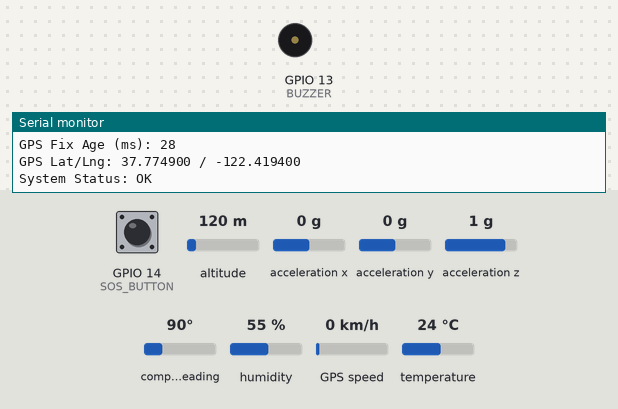
Bench run of a sketch on a simulated ESP32. Shown: buzzer (waves = sounding, pin HIGH), the last lines printed to the serial monitor. Wiring (inferred from the names in the program): MPU-6050 motion sensor at I2C address 0x68. Inputs (shaded band) come from the test bench; at power-on: temperature 24 °C, GPIO 14 (SOS_BUTTON) HIGH, altitude 120 m, acceleration x 0 g, acceleration y 0 g, acceleration z 1 g, compass heading 90°, humidity 55 %, GPS speed 0 km/h. WiFi joins after 1.5 s; servers stay silent unless stated; uploads are accepted with an empty reply; the GPS gets a fix after 3 s at 37.7749, -122.4194 with 8 satellites.

Above: at 4.7 s.
4.8 s: temperature set to 39 °C
6.3 s: temperature set to 42 °C
At 7.81 s:
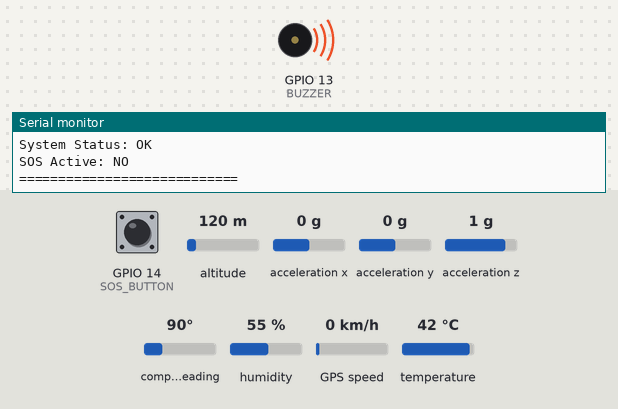
12.3 s: GPIO 14 (SOS_BUTTON) pulled LOW for 1 s
At 13.3 s:
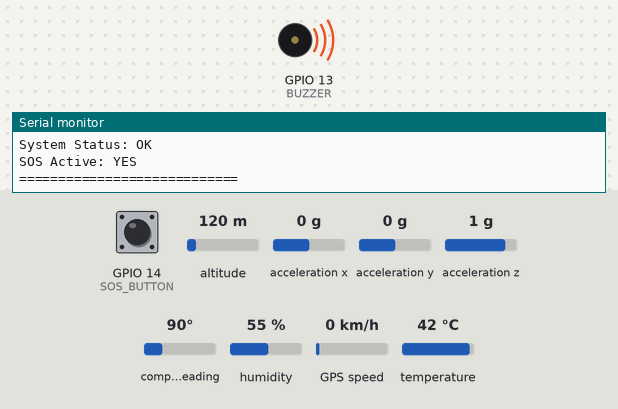
14.8 s: GPIO 14 (SOS_BUTTON) pulled LOW for 0.15 s
At 16.7 s:
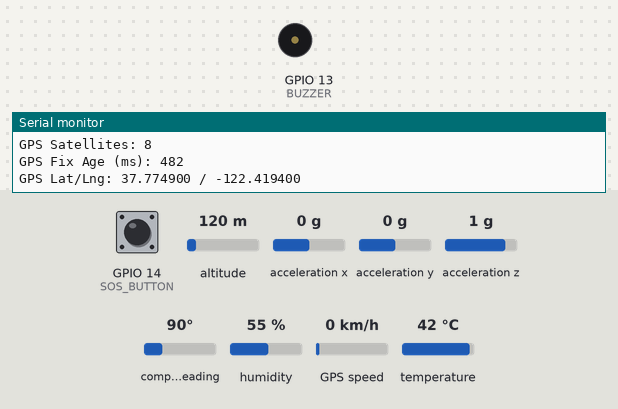
18.3 s: GPIO 14 (SOS_BUTTON) pulled LOW for 3.2 s
Timing chart, 0 to 21.3 s (numbered marks = the images above; inputs shaded):
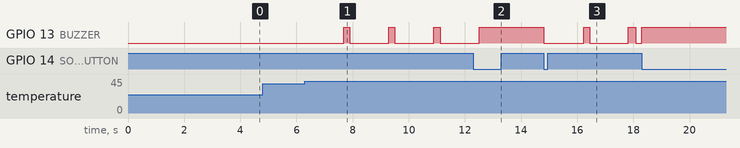

Measured:
- the behaviour switches between 40 and 41 °C on temperature (found by bisection; images 0 and 1)
- after the input at 6.3 s, GPIO 13 (BUZZER): alternates HIGH for 0.22 s and LOW for 1.4 s, starting after 1.4 s
- after the input at 12.3 s, GPIO 13 (BUZZER): goes on until 12.5 s, then stays HIGH
- after the input at 14.8 s, GPIO 13 (BUZZER): alternates HIGH for 0.24 s and LOW for 1.4 s, starting at once

The sketch:

used_code.ino
```cpp
#include <Wire.h>
#include <math.h>
#include <DHT.h>
#include <TinyGPS++.h>
#include <WiFi.h>
#include <HTTPClient.h>
#include <WiFiClientSecure.h>

// ================= WIFI + FIREBASE =================
const char* ssid = "The";
const char* password = "Rsmk2711";

String firebaseHost = "https://firefighter-rtdb.firebaseio.com/";
String firebaseAuth = "YOUR_FIREBASE_SECRET";  // Leave empty if Firebase rules allow open read/write, or add your secret here

// ================= DEFINITIONS =================
#define MPU_ADDR    0x68
#define DHTPIN      4
#define DHTTYPE     DHT11
#define SOS_BUTTON      14   // SOS button input  — GPIO14 (INPUT_PULLUP, Active LOW)
#define SOS_BUTTON_GND  27   // SOS button "GND"  — GPIO27 driven LOW to simulate ground
#define BUZZER          13
// Neo-6M GPS wiring:
//   ESP32 GPIO16 (GPS_RX)  <---  Neo-6M TX pin  (ESP32 receives NMEA from GPS)
//   ESP32 GPIO17 (GPS_TX)  --->  Neo-6M RX pin  (optional, only needed for config)
//   Neo-6M VCC = 3.3V     |   Neo-6M GND = GND
#define GPS_RX      16
#define GPS_TX      17

// Set to true to print raw NMEA sentences to Serial for debugging.
// Keep false in production.
#define GPS_DEBUG_RAW  false

// ================= MOVEMENT THRESHOLDS =================
// Time (seconds) of no movement before escalating state
#define WARN_SECONDS       10   // ⚠ WARNING  after 10 s no movement
#define EMERGENCY_SECONDS  30   // 🚨 EMERGENCY after 30 s no movement

// ================= MOVEMENT SENSITIVITY =================
// Deviation from 1g that counts as "no movement"
#define MOVE_THRESHOLD  0.13f

// ================= BUZZER TIMING =================
// Ambient temperature beep intervals (ms) – active only in NORMAL state
#define AMBIENT_BEEP_INTERVAL_MS  60000UL   // 1 minute between beep bursts
#define AMBIENT_BEEP_ON_MS          100UL   // Each beep is 100 ms ON

// Critical alert timing
#define WARNING_BEEP_ON_MS    200UL   // WARNING  : 300 ms ON
#define WARNING_BEEP_OFF_MS  1200UL   // WARNING  : 1200 ms OFF  → slow repeat
#define EMERGENCY_BEEP_ON_MS  200UL   // EMERGENCY: 200 ms ON
#define EMERGENCY_BEEP_OFF_MS 200UL   // EMERGENCY: 200 ms OFF  → rapid repeat
// SOS: continuous (buzzer always ON)

// ================= OBJECTS =================
DHT dht(DHTPIN, DHTTYPE);
TinyGPSPlus gps;
HardwareSerial gpsSerial(1);

// ================= SENSOR VARIABLES =================
int16_t AccX, AccY, AccZ;
float   Ax, Ay, Az;
float   totalAcc = 0;

// ================= MOVEMENT TRACKING =================
unsigned long noMoveStartTime = 0;
bool          notMoving        = false;
String        movementStatus   = "MOVING";

// ================= STATUS FLAGS =================
String deviceState  = "STARTUP";
String mpuStatus    = "OK";
String dhtStatus    = "OK";
String gpsStatus    = "OK";
String systemStatus = "OK";

// ================= SOS TOGGLE STATE =================
// Simple toggle: press 1 → ON, press 2 → OFF, etc.
bool          sosActive       = false;
bool          lastButtonState = HIGH;  // Active LOW
unsigned long lastDebounceTime = 0;
const unsigned long DEBOUNCE_MS = 200;

// ================= BUZZER STATE MACHINE =================
unsigned long buzzerTimer       = 0;   // Tracks last buzzer state change
bool          buzzerOn          = false;

// Ambient beep tracking (NORMAL state only)
unsigned long lastAmbientBurstTime = 0; // When the last burst started
int           ambientBeepCount     = 0; // How many beeps in this burst
int           ambientBeepsTarget   = 0; // How many beeps we must fire this burst
bool          ambientBeepInBurst   = false;
unsigned long ambientBeepTimer     = 0;
bool          ambientBeepPhase     = false; // false=ON phase, true=OFF gap between beeps

// ================= FIREBASE FUNCTION =================
void sendToFirebase(float temperature, double latitude, double longitude) {

  if (WiFi.status() == WL_CONNECTED) {

    WiFiClientSecure client;
    client.setInsecure();

    HTTPClient https;
    String url = firebaseHost + "/firefighters/FF_001.json?auth=" + firebaseAuth;

    if (https.begin(client, url)) {

      https.addHeader("Content-Type", "application/json");

      String jsonData = "{";
      jsonData += "\"temperature\":"  + String(temperature)                   + ",";
      jsonData += "\"total_acc\":"    + String(totalAcc)                       + ",";
      jsonData += "\"movement\":\""   + movementStatus                  + "\",";
      jsonData += "\"status\":\""     + deviceState                     + "\",";
      jsonData += "\"mpu_status\":\"" + mpuStatus                       + "\",";
      jsonData += "\"dht_status\":\"" + dhtStatus                       + "\",";
      jsonData += "\"gps_status\":\"" + gpsStatus                       + "\",";
      jsonData += "\"system_status\":\"" + systemStatus                 + "\",";
      jsonData += "\"sos_active\":"   + String(sosActive ? "true" : "false") + ",";
      jsonData += "\"latitude\":"     + String(latitude, 6)                    + ",";
      jsonData += "\"longitude\":"    + String(longitude, 6)                   + ",";
      jsonData += "\"timestamp\":"    + String(millis());
      jsonData += "}";

      int httpCode = https.PUT(jsonData);
      Serial.print("Firebase Response: ");
      Serial.println(httpCode);

      https.end();
    }
  } else {
    Serial.println("WiFi Disconnected");
  }
}

// ================= HELPER: drive buzzer without blocking =================
// Call every loop iteration. Drives the buzzer based on current deviceState.
void handleBuzzer(float temperature) {

  unsigned long now = millis();

  // ----- SOS: buzzer fully ON (continuous) -----
  if (deviceState == "SOS") {
    digitalWrite(BUZZER, HIGH);
    buzzerOn = true;
    // Reset ambient tracking so it restarts cleanly when we leave SOS
    ambientBeepInBurst   = false;
    ambientBeepCount     = 0;
    lastAmbientBurstTime = now;
    return;
  }

  // ----- EMERGENCY: rapid 200 ms ON / 200 ms OFF -----
  if (deviceState == "EMERGENCY") {
    ambientBeepInBurst = false;
    ambientBeepCount   = 0;
    unsigned long interval = buzzerOn ? EMERGENCY_BEEP_ON_MS : EMERGENCY_BEEP_OFF_MS;
    if (now - buzzerTimer >= interval) {
      buzzerOn    = !buzzerOn;
      buzzerTimer = now;
      digitalWrite(BUZZER, buzzerOn ? HIGH : LOW);
    }
    return;
  }

  // ----- WARNING: slow 300 ms ON / 1200 ms OFF -----
  if (deviceState == "WARNING") {
    ambientBeepInBurst = false;
    ambientBeepCount   = 0;
    unsigned long interval = buzzerOn ? WARNING_BEEP_ON_MS : WARNING_BEEP_OFF_MS;
    if (now - buzzerTimer >= interval) {
      buzzerOn    = !buzzerOn;
      buzzerTimer = now;
      digitalWrite(BUZZER, buzzerOn ? HIGH : LOW);
    }
    return;
  }

  // ----- NORMAL: ambient temperature awareness beeps -----
  // Temperature ranges (prototype thresholds):
  //   < 25°C   → silent
  //   25–30°C  → 1 beep / min
  //   30–35°C  → 2 beeps / min
  //   35–40°C  → 3 beeps / min
  //   > 40°C   → state is already escalated before we get here

  int targetBeeps = 0;
  if (temperature >= 25.0f && temperature < 30.0f) targetBeeps = 1;
  else if (temperature >= 30.0f && temperature < 35.0f) targetBeeps = 2;
  else if (temperature >= 35.0f && temperature <= 40.0f) targetBeeps = 3;

  if (targetBeeps == 0) {
    // Silent range — keep buzzer off, reset burst state
    digitalWrite(BUZZER, LOW);
    buzzerOn             = false;
    ambientBeepInBurst   = false;
    ambientBeepCount     = 0;
    lastAmbientBurstTime = now;
    return;
  }

  // Check if it's time to start a new burst
  if (!ambientBeepInBurst) {
    if (now - lastAmbientBurstTime >= AMBIENT_BEEP_INTERVAL_MS) {
      // Kick off a new burst
      ambientBeepInBurst  = true;
      ambientBeepsTarget  = targetBeeps;
      ambientBeepCount    = 0;
      ambientBeepPhase    = false;  // start with ON
      ambientBeepTimer    = now;
      digitalWrite(BUZZER, HIGH);
      buzzerOn = true;
    } else {
      // Waiting for next minute — buzzer off
      digitalWrite(BUZZER, LOW);
      buzzerOn = false;
    }
    return;
  }

  // Mid-burst: cycle through beeps
  if (!ambientBeepPhase) {
    // Currently in ON phase
    if (now - ambientBeepTimer >= AMBIENT_BEEP_ON_MS) {
      digitalWrite(BUZZER, LOW);
      buzzerOn          = false;
      ambientBeepPhase  = true;   // switch to OFF/gap phase
      ambientBeepTimer  = now;
      ambientBeepCount++;         // completed one beep

      if (ambientBeepCount >= ambientBeepsTarget) {
        // Burst finished
        ambientBeepInBurst   = false;
        lastAmbientBurstTime = now;
      }
    }
  } else {
    // Currently in OFF/gap phase between consecutive beeps
    if (now - ambientBeepTimer >= AMBIENT_BEEP_ON_MS) {
      // Gap done — start next beep ON
      digitalWrite(BUZZER, HIGH);
      buzzerOn         = true;
      ambientBeepPhase = false;
      ambientBeepTimer = now;
    }
  }
}

// ================= SETUP =================
void setup() {

  Serial.begin(115200);

  // WiFi
  WiFi.begin(ssid, password);
  Serial.print("Connecting to WiFi");
  while (WiFi.status() != WL_CONNECTED) {
    delay(500);
    Serial.print(".");
  }
  Serial.println("\nWiFi Connected");

  // I2C
  Wire.begin(21, 22);
  Wire.setClock(100000);

  // Wake MPU6050
  Wire.beginTransmission(MPU_ADDR);
  Wire.write(0x6B);
  Wire.write(0);
  Wire.endTransmission(true);

  dht.begin();
  gpsSerial.begin(9600, SERIAL_8N1, GPS_RX, GPS_TX);

  // SOS button: GPIO27 = simulated GND, GPIO14 = input
  pinMode(SOS_BUTTON_GND, OUTPUT);
  digitalWrite(SOS_BUTTON_GND, LOW);   // Hold LOW permanently → acts as GND
  pinMode(SOS_BUTTON, INPUT_PULLUP);

  pinMode(BUZZER, OUTPUT);
  digitalWrite(BUZZER, LOW);

  lastAmbientBurstTime = millis(); // Start the 1-min ambient timer from boot

  Serial.println("SFMS System Started");
  delay(2000);
}

// ================= MAIN LOOP =================
void loop() {

  // Reset to baseline each iteration; priority is applied below
  systemStatus = "OK";
  deviceState  = "NORMAL";

  // ================= MPU6050 READ =================
  Wire.beginTransmission(MPU_ADDR);
  Wire.write(0x3B);

  if (Wire.endTransmission(false) != 0) {
    mpuStatus   = "ERROR";
    systemStatus = "SENSOR_FAILURE";
  } else {
    Wire.requestFrom(MPU_ADDR, 6, true);

    if (Wire.available() < 6) {
      mpuStatus   = "ERROR";
      systemStatus = "SENSOR_FAILURE";
    } else {
      AccX = Wire.read() << 8 | Wire.read();
      AccY = Wire.read() << 8 | Wire.read();
      AccZ = Wire.read() << 8 | Wire.read();

      Ax = AccX / 16384.0f;
      Ay = AccY / 16384.0f;
      Az = AccZ / 16384.0f;

      totalAcc = sqrt(Ax * Ax + Ay * Ay + Az * Az);
      mpuStatus = "OK";
    }
  }

  // ================= MOVEMENT LOGIC =================
  // Priority: SOS > EMERGENCY > WARNING > NORMAL
  float movement = abs(totalAcc - 1.0f);

  if (movement < MOVE_THRESHOLD) {
    if (!notMoving) {
      noMoveStartTime = millis();
      notMoving       = true;
    }
  } else {
    // Movement detected → reset inactivity timer
    notMoving = false;
  }

  unsigned long noMoveDuration = notMoving
      ? (millis() - noMoveStartTime) / 1000UL
      : 0UL;

  if (!notMoving) {
    movementStatus = "MOVING";
    // deviceState stays NORMAL
  } else if (noMoveDuration >= EMERGENCY_SECONDS) {
    // 🚨 EMERGENCY: no movement for 30+ seconds
    movementStatus = "NOT MOVING LONG TIME (" + String(noMoveDuration) + " sec)";
    deviceState    = "EMERGENCY";
  } else if (noMoveDuration >= WARN_SECONDS) {
    // ⚠ WARNING: no movement for 10–29 seconds
    movementStatus = "NOT MOVING (" + String(noMoveDuration) + " sec)";
    deviceState    = "WARNING";
  }

  // ================= DHT11 READ =================
  float temperature = dht.readTemperature();

  if (isnan(temperature)) {
    dhtStatus    = "ERROR";
    systemStatus = "SENSOR_FAILURE";
    temperature  = -999;
  } else {
    dhtStatus = "OK";

    // Temperature > 40°C escalates to at least WARNING if not already higher
    // (per spec: > 40°C switches to WARNING/EMERGENCY logic)
    if (temperature > 40.0f) {
      if (deviceState == "NORMAL") {
        deviceState = "WARNING"; // escalate; inactivity timers may push to EMERGENCY
      }
    }
  }

  // ================= GPS =================
  // Feed all available bytes to TinyGPS++ parser.
  // Also optionally echo raw NMEA to Serial for debugging.
  while (gpsSerial.available()) {
    char c = gpsSerial.read();
    gps.encode(c);
#if GPS_DEBUG_RAW
    Serial.write(c);  // Print raw NMEA sentence — use this to confirm data is arriving
#endif
  }

  double latitude  = 0;
  double longitude = 0;

  // gps.location.isValid()  → TinyGPS++ parsed a complete, non-void fix
  // gps.location.age()      → milliseconds since last valid fix (should be < 2000 ms)
  // gps.satellites.value()  → number of satellites locked (need >= 3 for 2D fix)
  if (gps.location.isValid() && gps.location.age() < 5000) {
    latitude  = gps.location.lat();
    longitude = gps.location.lng();
    gpsStatus = "OK";
  } else if (gps.charsProcessed() < 10) {
    // No characters at all received from GPS – wiring or baud rate problem
    gpsStatus = "NO_DATA";
  } else {
    // Data is flowing but no valid fix yet (searching for satellites)
    gpsStatus = "SEARCHING (" + String(gps.satellites.value()) + " sats)";
  }

  // ================= SOS TOGGLE (Simple press-to-toggle) =================
  // GPIO 0 = built-in BOOT button (Active LOW)
  // Press 1 → SOS ON   |   Press 2 → SOS OFF   (clean toggle, debounced)
  bool currentButtonState = digitalRead(SOS_BUTTON);

  // Detect falling-edge (button pressed down) with debounce
  if (currentButtonState == LOW && lastButtonState == HIGH) {
    unsigned long now = millis();
    if (now - lastDebounceTime >= DEBOUNCE_MS) {
      lastDebounceTime = now;

      // Toggle SOS state
      sosActive = !sosActive;

      if (sosActive) {
        Serial.println(">>> SOS ACTIVATED <<<");
      } else {
        Serial.println(">>> SOS DEACTIVATED – returning to NORMAL <<<");
      }
    }
  }
  lastButtonState = currentButtonState;

  // ================= STATE PRIORITY ENFORCEMENT =================
  // SOS overrides all sensor-based states
  if (sosActive) {
    deviceState = "SOS";
  }
  // (EMERGENCY and WARNING are already applied above; SOS has highest priority)

  // ================= BUZZER =================
  handleBuzzer(temperature);

  // ================= SERIAL DEBUG OUTPUT =================
  Serial.println("\n==== FIREFIGHTER REPORT ====");
  Serial.print("State: ");          Serial.println(deviceState);
  Serial.print("Movement: ");       Serial.println(movementStatus);
  Serial.print("Temperature: ");    Serial.println(temperature);
  Serial.print("No-Move Duration: "); Serial.print(noMoveDuration); Serial.println(" sec");
  Serial.print("MPU Status: ");     Serial.println(mpuStatus);
  Serial.print("DHT Status: ");     Serial.println(dhtStatus);
  Serial.print("GPS Status: ");     Serial.println(gpsStatus);
  Serial.print("GPS Chars Processed: "); Serial.println(gps.charsProcessed());
  Serial.print("GPS Satellites: ");  Serial.println(gps.satellites.value());
  Serial.print("GPS Fix Age (ms): "); Serial.println(gps.location.age());
  Serial.print("GPS Lat/Lng: ");     Serial.print(latitude, 6); Serial.print(" / "); Serial.println(longitude, 6);
  Serial.print("System Status: ");  Serial.println(systemStatus);
  Serial.print("SOS Active: ");     Serial.println(sosActive ? "YES" : "NO");
  Serial.println("============================");

  // ================= FIREBASE =================
  sendToFirebase(temperature, latitude, longitude);

  // No blocking delay – loop runs continuously so GPS/MPU read at full speed
}
```
